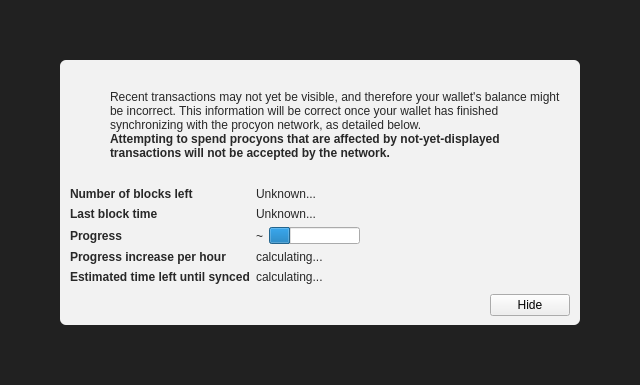
<?xml version="1.0" encoding="UTF-8"?>
<ui version="4.0">
 <class>ModalOverlay</class>
 <widget class="ModalOverlay" name="ModalOverlay">
  <property name="geometry">
   <rect>
    <x>0</x>
    <y>0</y>
    <width>640</width>
    <height>385</height>
   </rect>
  </property>
  <property name="windowTitle">
   <string>Form</string>
  </property>
  <layout class="QVBoxLayout" name="verticalLayout" stretch="0">
   <property name="sizeConstraint">
    <enum>QLayout::SetDefaultConstraint</enum>
   </property>
   <property name="leftMargin">
    <number>0</number>
   </property>
   <property name="topMargin">
    <number>0</number>
   </property>
   <property name="rightMargin">
    <number>0</number>
   </property>
   <property name="bottomMargin">
    <number>0</number>
   </property>
   <item>
    <widget class="QWidget" name="bgWidget" native="true">
     <property name="styleSheet">
      <string notr="true">#bgWidget { background: rgba(0,0,0,220); }</string>
     </property>
     <layout class="QVBoxLayout" name="verticalLayoutMain" stretch="1">
      <property name="leftMargin">
       <number>60</number>
      </property>
      <property name="topMargin">
       <number>60</number>
      </property>
      <property name="rightMargin">
       <number>60</number>
      </property>
      <property name="bottomMargin">
       <number>60</number>
      </property>
      <item>
       <widget class="QWidget" name="contentWidget" native="true">
        <property name="styleSheet">
         <string notr="true">#contentWidget { background: rgba(255,255,255,240); border-radius: 6px; }

QLabel { color: rgb(40,40,40);  }</string>
        </property>
        <layout class="QVBoxLayout" name="verticalLayoutSub" stretch="1,0,0,0">
         <property name="spacing">
          <number>0</number>
         </property>
         <property name="leftMargin">
          <number>10</number>
         </property>
         <property name="topMargin">
          <number>10</number>
         </property>
         <property name="rightMargin">
          <number>10</number>
         </property>
         <property name="bottomMargin">
          <number>10</number>
         </property>
         <item>
          <layout class="QHBoxLayout" name="horizontalLayoutIconText" stretch="0,1">
           <property name="topMargin">
            <number>20</number>
           </property>
           <item>
            <layout class="QVBoxLayout" name="verticalLayoutIcon">
             <property name="leftMargin">
              <number>0</number>
             </property>
             <item>
              <widget class="QPushButton" name="warningIcon">
               <property name="enabled">
                <bool>false</bool>
               </property>
               <property name="text">
                <string/>
               </property>
               <property name="icon">
                <iconset>
                 <normaloff>:/icons/warning</normaloff>
                 <disabledoff>:/icons/warning</disabledoff>:/icons/warning</iconset>
               </property>
               <property name="iconSize">
                <size>
                 <width>48</width>
                 <height>48</height>
                </size>
               </property>
               <property name="flat">
                <bool>true</bool>
               </property>
              </widget>
             </item>
             <item>
              <spacer name="verticalSpacerWarningIcon">
               <property name="orientation">
                <enum>Qt::Vertical</enum>
               </property>
               <property name="sizeHint" stdset="0">
                <size>
                 <width>20</width>
                 <height>40</height>
                </size>
               </property>
              </spacer>
             </item>
            </layout>
           </item>
           <item>
            <layout class="QVBoxLayout" name="verticalLayoutInfoText">
             <property name="leftMargin">
              <number>0</number>
             </property>
             <property name="topMargin">
              <number>0</number>
             </property>
             <item>
              <widget class="QLabel" name="infoText">
               <property name="text">
                <string>Recent transactions may not yet be visible, and therefore your wallet's balance might be incorrect. This information will be correct once your wallet has finished synchronizing with the procyon network, as detailed below.</string>
               </property>
               <property name="textFormat">
                <enum>Qt::RichText</enum>
               </property>
               <property name="wordWrap">
                <bool>true</bool>
               </property>
              </widget>
             </item>
             <item>
              <widget class="QLabel" name="infoTextStrong">
               <property name="font">
                <font>
                 <weight>75</weight>
                 <bold>true</bold>
                </font>
               </property>
               <property name="text">
                <string>Attempting to spend procyons that are affected by not-yet-displayed transactions will not be accepted by the network.</string>
               </property>
               <property name="textFormat">
                <enum>Qt::RichText</enum>
               </property>
               <property name="wordWrap">
                <bool>true</bool>
               </property>
              </widget>
             </item>
             <item>
              <spacer name="verticalSpacerInTextSpace">
               <property name="orientation">
                <enum>Qt::Vertical</enum>
               </property>
               <property name="sizeHint" stdset="0">
                <size>
                 <width>20</width>
                 <height>40</height>
                </size>
               </property>
              </spacer>
             </item>
            </layout>
           </item>
          </layout>
         </item>
         <item>
          <spacer name="verticalSpacerAfterText">
           <property name="orientation">
            <enum>Qt::Vertical</enum>
           </property>
           <property name="sizeHint" stdset="0">
            <size>
             <width>20</width>
             <height>40</height>
            </size>
           </property>
          </spacer>
         </item>
         <item>
          <layout class="QFormLayout" name="formLayout">
           <property name="fieldGrowthPolicy">
            <enum>QFormLayout::FieldsStayAtSizeHint</enum>
           </property>
           <property name="horizontalSpacing">
            <number>6</number>
           </property>
           <property name="verticalSpacing">
            <number>6</number>
           </property>
           <property name="topMargin">
            <number>10</number>
           </property>
           <item row="0" column="0">
            <widget class="QLabel" name="labelNumberOfBlocksLeft">
             <property name="font">
              <font>
               <weight>75</weight>
               <bold>true</bold>
              </font>
             </property>
             <property name="text">
              <string>Number of blocks left</string>
             </property>
            </widget>
           </item>
           <item row="0" column="1">
            <widget class="QLabel" name="numberOfBlocksLeft">
             <property name="text">
              <string>Unknown...</string>
             </property>
            </widget>
           </item>
           <item row="1" column="0">
            <widget class="QLabel" name="labelLastBlockTime">
             <property name="font">
              <font>
               <weight>75</weight>
               <bold>true</bold>
              </font>
             </property>
             <property name="text">
              <string>Last block time</string>
             </property>
            </widget>
           </item>
           <item row="1" column="1">
            <widget class="QLabel" name="newestBlockDate">
             <property name="sizePolicy">
              <sizepolicy hsizetype="Maximum" vsizetype="Preferred">
               <horstretch>0</horstretch>
               <verstretch>0</verstretch>
              </sizepolicy>
             </property>
             <property name="text">
              <string>Unknown...</string>
             </property>
            </widget>
           </item>
           <item row="2" column="0">
            <widget class="QLabel" name="labelSyncDone">
             <property name="font">
              <font>
               <weight>75</weight>
               <bold>true</bold>
              </font>
             </property>
             <property name="text">
              <string>Progress</string>
             </property>
            </widget>
           </item>
           <item row="2" column="1">
            <layout class="QHBoxLayout" name="horizontalLayoutSync" stretch="0,1">
             <item>
              <widget class="QLabel" name="percentageProgress">
               <property name="text">
                <string notr="true">~</string>
               </property>
              </widget>
             </item>
             <item>
              <widget class="QProgressBar" name="progressBar">
               <property name="value">
                <number>24</number>
               </property>
               <property name="format">
                <string/>
               </property>
              </widget>
             </item>
            </layout>
           </item>
           <item row="4" column="0">
            <widget class="QLabel" name="labelProgressIncrease">
             <property name="font">
              <font>
               <weight>75</weight>
               <bold>true</bold>
              </font>
             </property>
             <property name="text">
              <string>Progress increase per hour</string>
             </property>
            </widget>
           </item>
           <item row="4" column="1">
            <widget class="QLabel" name="progressIncreasePerH">
             <property name="text">
              <string>calculating...</string>
             </property>
            </widget>
           </item>
           <item row="5" column="0">
            <widget class="QLabel" name="labelEstimatedTimeLeft">
             <property name="font">
              <font>
               <weight>75</weight>
               <bold>true</bold>
              </font>
             </property>
             <property name="text">
              <string>Estimated time left until synced</string>
             </property>
            </widget>
           </item>
           <item row="5" column="1">
            <widget class="QLabel" name="expectedTimeLeft">
             <property name="text">
              <string>calculating...</string>
             </property>
            </widget>
           </item>
          </layout>
         </item>
         <item>
          <layout class="QHBoxLayout" name="horizontalLayoutButtons">
           <property name="leftMargin">
            <number>10</number>
           </property>
           <property name="topMargin">
            <number>10</number>
           </property>
           <item>
            <spacer name="horizontalSpacer">
             <property name="orientation">
              <enum>Qt::Horizontal</enum>
             </property>
             <property name="sizeHint" stdset="0">
              <size>
               <width>40</width>
               <height>20</height>
              </size>
             </property>
            </spacer>
           </item>
           <item>
            <widget class="QPushButton" name="closeButton">
             <property name="text">
              <string>Hide</string>
             </property>
            </widget>
           </item>
          </layout>
         </item>
        </layout>
       </widget>
      </item>
     </layout>
    </widget>
   </item>
  </layout>
 </widget>
 <customwidgets>
  <customwidget>
   <class>ModalOverlay</class>
   <extends>QWidget</extends>
   <header>modaloverlay.h</header>
   <container>1</container>
  </customwidget>
 </customwidgets>
 <resources/>
 <connections/>
</ui>
